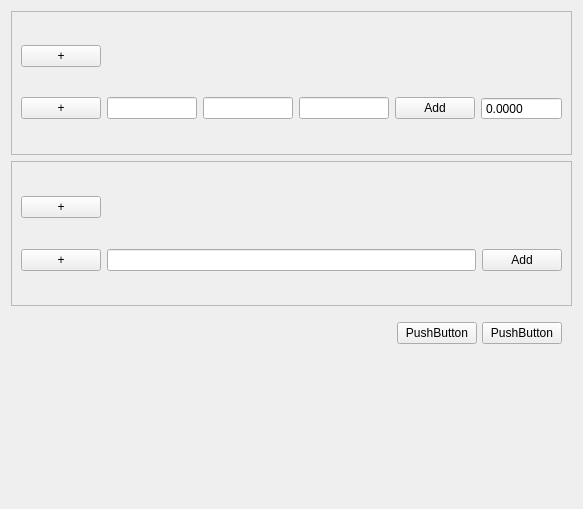
<?xml version="1.0" encoding="UTF-8"?>
<ui version="4.0">
 <class>Form</class>
 <widget class="QWidget" name="Form">
  <property name="geometry">
   <rect>
    <x>0</x>
    <y>0</y>
    <width>583</width>
    <height>509</height>
   </rect>
  </property>
  <property name="windowTitle">
   <string>Form</string>
  </property>
  <layout class="QVBoxLayout" name="verticalLayout">
   <item>
    <widget class="QScrollArea" name="scrollArea">
     <property name="widgetResizable">
      <bool>true</bool>
     </property>
     <widget class="QWidget" name="scrollAreaWidgetContents">
      <property name="geometry">
       <rect>
        <x>0</x>
        <y>0</y>
        <width>569</width>
        <height>142</height>
       </rect>
      </property>
      <layout class="QGridLayout" name="gridLayout_2">
       <item row="0" column="0">
        <widget class="QPushButton" name="pushButton_3">
         <property name="text">
          <string>+</string>
         </property>
        </widget>
       </item>
       <item row="0" column="1" colspan="5">
        <spacer name="horizontalSpacer">
         <property name="orientation">
          <enum>Qt::Horizontal</enum>
         </property>
         <property name="sizeHint" stdset="0">
          <size>
           <width>516</width>
           <height>20</height>
          </size>
         </property>
        </spacer>
       </item>
       <item row="1" column="0">
        <widget class="QPushButton" name="pushButton_7">
         <property name="text">
          <string>+</string>
         </property>
        </widget>
       </item>
       <item row="1" column="1">
        <widget class="QLineEdit" name="lineEdit">
         <property name="echoMode">
          <enum>QLineEdit::NoEcho</enum>
         </property>
         <property name="readOnly">
          <bool>true</bool>
         </property>
        </widget>
       </item>
       <item row="1" column="2">
        <widget class="QLineEdit" name="lineEdit_2"/>
       </item>
       <item row="1" column="3">
        <widget class="QLineEdit" name="lineEdit_3"/>
       </item>
       <item row="1" column="4">
        <widget class="QPushButton" name="pushButton">
         <property name="text">
          <string>Add</string>
         </property>
        </widget>
       </item>
       <item row="1" column="5">
        <widget class="QDoubleSpinBox" name="doubleSpinBox">
         <property name="buttonSymbols">
          <enum>QAbstractSpinBox::NoButtons</enum>
         </property>
         <property name="decimals">
          <number>4</number>
         </property>
         <property name="maximum">
          <double>999999999.000000000000000</double>
         </property>
        </widget>
       </item>
      </layout>
     </widget>
    </widget>
   </item>
   <item>
    <widget class="QScrollArea" name="scrollArea_2">
     <property name="widgetResizable">
      <bool>true</bool>
     </property>
     <widget class="QWidget" name="scrollAreaWidgetContents_2">
      <property name="geometry">
       <rect>
        <x>0</x>
        <y>0</y>
        <width>569</width>
        <height>141</height>
       </rect>
      </property>
      <layout class="QGridLayout" name="gridLayout">
       <item row="0" column="0">
        <widget class="QPushButton" name="pushButton_8">
         <property name="text">
          <string>+</string>
         </property>
        </widget>
       </item>
       <item row="0" column="1" colspan="2">
        <spacer name="horizontalSpacer_3">
         <property name="orientation">
          <enum>Qt::Horizontal</enum>
         </property>
         <property name="sizeHint" stdset="0">
          <size>
           <width>516</width>
           <height>20</height>
          </size>
         </property>
        </spacer>
       </item>
       <item row="1" column="0">
        <widget class="QPushButton" name="pushButton_4">
         <property name="text">
          <string>+</string>
         </property>
        </widget>
       </item>
       <item row="1" column="1">
        <widget class="QLineEdit" name="lineEdit_5"/>
       </item>
       <item row="1" column="2">
        <widget class="QPushButton" name="pushButton_2">
         <property name="text">
          <string>Add</string>
         </property>
        </widget>
       </item>
      </layout>
     </widget>
    </widget>
   </item>
   <item>
    <layout class="QHBoxLayout" name="horizontalLayout">
     <property name="spacing">
      <number>5</number>
     </property>
     <property name="leftMargin">
      <number>30</number>
     </property>
     <property name="topMargin">
      <number>10</number>
     </property>
     <property name="rightMargin">
      <number>10</number>
     </property>
     <property name="bottomMargin">
      <number>10</number>
     </property>
     <item>
      <spacer name="horizontalSpacer_2">
       <property name="orientation">
        <enum>Qt::Horizontal</enum>
       </property>
       <property name="sizeHint" stdset="0">
        <size>
         <width>40</width>
         <height>20</height>
        </size>
       </property>
      </spacer>
     </item>
     <item>
      <widget class="QPushButton" name="pushButton_6">
       <property name="text">
        <string>PushButton</string>
       </property>
      </widget>
     </item>
     <item>
      <widget class="QPushButton" name="pushButton_5">
       <property name="text">
        <string>PushButton</string>
       </property>
      </widget>
     </item>
    </layout>
   </item>
   <item>
    <spacer name="verticalSpacer">
     <property name="orientation">
      <enum>Qt::Vertical</enum>
     </property>
     <property name="sizeHint" stdset="0">
      <size>
       <width>20</width>
       <height>40</height>
      </size>
     </property>
    </spacer>
   </item>
  </layout>
 </widget>
 <resources/>
 <connections/>
</ui>
